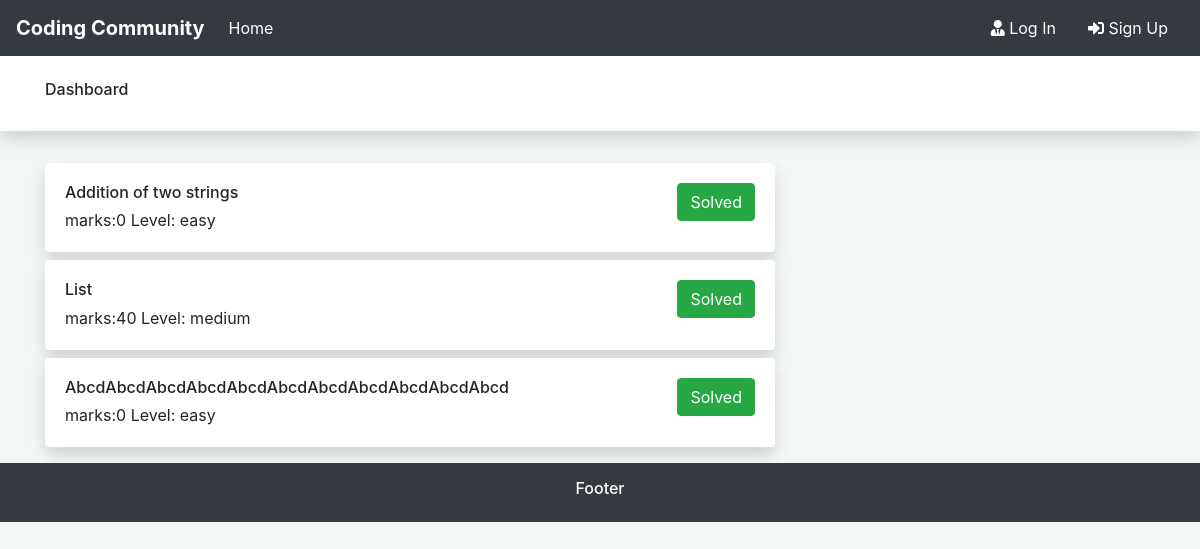
/practice/, run on the app's committed database.
### compiler/models.py (models this page shows, shortened)
class Question(models.Model):
    user=models.ForeignKey(User,on_delete=models.CASCADE)
    valid_author=models.BooleanField(default=False)
    title=models.TextField()
    que=models.TextField()
    input_format = models.TextField()
    output_format=models.TextField()
    constraint=models.TextField()
    sample_input=models.TextField()
    sample_output=models.TextField()
    date_created=models.DateTimeField(default=timezone.now)
    date_uploaded=models.DateTimeField(default=timezone.now)
    marks=models.IntegerField(default=0)
    level=models.CharField(max_length=6, choices=LEVEL, default='easy')

### compiler/views.py (the view)
# urls.py: path('practice/', QuetionListView.as_view(), name='practice'),
class QuetionListView(ListView):
    model=Question
    template_name='compiler/practice.html'
    context_object_name='quetions'
    ordering=['-date_uploaded']

### compiler/templates/compiler/practice.html (shortened to what this page needs)
{% extends 'compiler/base.html' %}
{% block content %}
<div class="">
	<div class="shadow" style="background:#fff" >
		<div class="container py-4">
			<h6>Dashboard</h6>
		</div>
	</div>
</div>
<div class="container mt-4">
	<div class="row">
		<div class="col-lg-8 col-md-8">
        {% for question in  quetions %}
			<div class="card border-0 shadow mt-2">
				<div class="card-body">
					<div class="d-flex justify-content-between">
						<div>
              <h6 class="card-title">{{question.title}}</h6>
							<p class="card-subtitle">marks:{{question.marks}}    <span>Level: {{question.level}}</span></p>
						</div>
						<div>
							<a  class="btn btn-success" id="solve" href="{% url 'compile' question.id %}">Solved</a>
						</div>
					</div>
				</div>
      </div>
      {% endfor %}
    </div>
  </div>
{% endblock content %}

### compiler/static/compiler/main.css (style rules this page uses)
body { background: linear-gradient(to right, #7f00ff, #e100ff); }

### data on the page
Question: title "Addition of two strings", marks "0", level "easy"
Question: title "List", marks "40", level "medium"
Question: title "AbcdAbcdAbcdAbcdAbcdAbcdAbcdAbcdAbcdAbcdAbcd", marks "0", level "easy"
